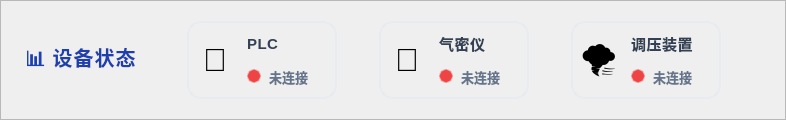
        <widget class="QFrame" name="statusBarFrame">
         <property name="minimumSize">
          <size>
           <width>0</width>
           <height>120</height>
          </size>
         </property>
         <property name="maximumSize">
          <size>
           <width>16777215</width>
           <height>120</height>
          </size>
         </property>
         <property name="styleSheet">
          <string notr="true">
QFrame#statusBarFrame {
    background: qlineargradient(x1:0, y1:0, x2:1, y2:0, 
        stop:0 #f8fafc, 
        stop:0.5 #ffffff,
        stop:1 #f8fafc);
    border-radius: 20px;
    border: 3px solid qlineargradient(x1:0, y1:0, x2:1, y2:0,
        stop:0 #e0e7ff,
        stop:0.5 #dbeafe,
        stop:1 #e0e7ff);
    box-shadow: 0 4px 12px rgba(0, 0, 0, 0.05);
}
          </string>
         </property>
         <property name="frameShape">
          <enum>QFrame::StyledPanel</enum>
         </property>
         <layout class="QHBoxLayout" name="statusBarLayout">
          <property name="spacing">
           <number>20</number>
          </property>
          <property name="leftMargin">
           <number>24</number>
          </property>
          <property name="topMargin">
           <number>20</number>
          </property>
          <property name="rightMargin">
           <number>24</number>
          </property>
          <property name="bottomMargin">
           <number>20</number>
          </property>
          <item>
           <widget class="QLabel" name="statusBarTitle">
            <property name="minimumSize">
             <size>
              <width>120</width>
              <height>0</height>
             </size>
            </property>
            <property name="styleSheet">
             <string notr="true">
font-size: 20px; 
font-weight: 800; 
color: #1e40af;
background: qlineargradient(x1:0, y1:0, x2:1, y2:0,
    stop:0 #3b82f6,
    stop:1 #2563eb);
-webkit-background-clip: text;
-webkit-text-fill-color: transparent;
letter-spacing: 1px;
             </string>
            </property>
            <property name="text">
             <string>📊 设备状态</string>
            </property>
           </widget>
          </item>
          <item>
           <widget class="Line" name="statusBarLine">
            <property name="minimumSize">
             <size>
              <width>2</width>
              <height>0</height>
             </size>
            </property>
            <property name="maximumSize">
             <size>
              <width>2</width>
              <height>16777215</height>
             </size>
            </property>
            <property name="styleSheet">
             <string notr="true">background: qlineargradient(x1:0, y1:0, x2:0, y2:1,
    stop:0 #dbeafe,
    stop:0.5 #93c5fd,
    stop:1 #dbeafe);
border-radius: 1px;</string>
            </property>
            <property name="orientation">
             <enum>Qt::Vertical</enum>
            </property>
           </widget>
          </item>
          <item>
           <widget class="QWidget" name="plcStatusBarWidget" native="true">
            <property name="minimumSize">
             <size>
              <width>150</width>
              <height>0</height>
             </size>
            </property>
            <property name="styleSheet">
             <string notr="true">
QWidget#plcStatusBarWidget {
    background: qlineargradient(x1:0, y1:0, x2:0, y2:1,
        stop:0 rgba(255, 255, 255, 0.8),
        stop:1 rgba(248, 250, 252, 0.8));
    border-radius: 14px;
    border: 2px solid rgba(226, 232, 240, 0.6);
    padding: 12px;
}
QWidget#plcStatusBarWidget:hover {
    background: qlineargradient(x1:0, y1:0, x2:0, y2:1,
        stop:0 rgba(255, 255, 255, 1),
        stop:1 rgba(239, 246, 255, 0.9));
    border: 2px solid rgba(147, 197, 253, 0.8);
}
             </string>
            </property>
            <layout class="QHBoxLayout" name="plcStatusBarLayout">
             <property name="spacing">
              <number>12</number>
             </property>
             <property name="leftMargin">
              <number>8</number>
             </property>
             <property name="topMargin">
              <number>8</number>
             </property>
             <property name="rightMargin">
              <number>8</number>
             </property>
             <property name="bottomMargin">
              <number>8</number>
             </property>
             <item>
              <widget class="QLabel" name="plcStatusBarIcon">
               <property name="minimumSize">
                <size>
                 <width>40</width>
                 <height>40</height>
                </size>
               </property>
               <property name="maximumSize">
                <size>
                 <width>40</width>
                 <height>40</height>
                </size>
               </property>
               <property name="styleSheet">
                <string notr="true">
font-size: 32px; 
background: transparent;
               </string>
               </property>
               <property name="text">
                <string>🔌</string>
               </property>
               <property name="alignment">
                <set>Qt::AlignCenter</set>
               </property>
              </widget>
             </item>
             <item>
              <layout class="QVBoxLayout" name="plcStatusBarVLayout">
               <property name="spacing">
                <number>4</number>
               </property>
               <item>
                <widget class="QLabel" name="plcStatusBarLabel">
                 <property name="styleSheet">
                  <string notr="true">
font-size: 15px; 
font-weight: 700; 
color: #334155; 
background: transparent;
letter-spacing: 0.5px;
                  </string>
                 </property>
                 <property name="text">
                  <string>PLC</string>
                 </property>
                </widget>
               </item>
               <item>
                <layout class="QHBoxLayout" name="plcStatusBarIndicatorLayout">
                 <property name="spacing">
                  <number>8</number>
                 </property>
                 <item>
                  <widget class="QLabel" name="plcStatusBarIndicator">
                   <property name="minimumSize">
                    <size>
                     <width>14</width>
                     <height>14</height>
                    </size>
                   </property>
                   <property name="maximumSize">
                    <size>
                     <width>14</width>
                     <height>14</height>
                    </size>
                   </property>
                   <property name="styleSheet">
                    <string notr="true">
background-color: #ef4444; 
border-radius: 7px;
border: 2px solid rgba(239, 68, 68, 0.3);
                    </string>
                   </property>
                   <property name="text">
                    <string/>
                   </property>
                  </widget>
                 </item>
                 <item>
                  <widget class="QLabel" name="plcStatusBarText">
                   <property name="styleSheet">
                    <string notr="true">
font-size: 13px; 
font-weight: 600;
color: #64748b; 
background: transparent;
                    </string>
                   </property>
                   <property name="text">
                    <string>未连接</string>
                   </property>
                  </widget>
                 </item>
                </layout>
               </item>
              </layout>
             </item>
            </layout>
           </widget>
          </item>
          <item>
           <widget class="Line" name="statusBarLine2">
            <property name="minimumSize">
             <size>
              <width>2</width>
              <height>0</height>
             </size>
            </property>
            <property name="maximumSize">
             <size>
              <width>2</width>
              <height>16777215</height>
             </size>
            </property>
            <property name="styleSheet">
             <string notr="true">background: qlineargradient(x1:0, y1:0, x2:0, y2:1,
    stop:0 #dbeafe,
    stop:0.5 #93c5fd,
    stop:1 #dbeafe);
border-radius: 1px;</string>
            </property>
            <property name="orientation">
             <enum>Qt::Vertical</enum>
            </property>
           </widget>
          </item>
          <item>
           <widget class="QWidget" name="airStatusBarWidget" native="true">
            <property name="minimumSize">
             <size>
              <width>150</width>
              <height>0</height>
             </size>
            </property>
            <property name="styleSheet">
             <string notr="true">
QWidget#airStatusBarWidget {
    background: qlineargradient(x1:0, y1:0, x2:0, y2:1,
        stop:0 rgba(255, 255, 255, 0.8),
        stop:1 rgba(248, 250, 252, 0.8));
    border-radius: 14px;
    border: 2px solid rgba(226, 232, 240, 0.6);
    padding: 12px;
}
QWidget#airStatusBarWidget:hover {
    background: qlineargradient(x1:0, y1:0, x2:0, y2:1,
        stop:0 rgba(255, 255, 255, 1),
        stop:1 rgba(239, 246, 255, 0.9));
    border: 2px solid rgba(147, 197, 253, 0.8);
}
             </string>
            </property>
            <layout class="QHBoxLayout" name="airStatusBarLayout">
             <property name="spacing">
              <number>12</number>
             </property>
             <property name="leftMargin">
              <number>8</number>
             </property>
             <property name="topMargin">
              <number>8</number>
             </property>
             <property name="rightMargin">
              <number>8</number>
             </property>
             <property name="bottomMargin">
              <number>8</number>
             </property>
             <item>
              <widget class="QLabel" name="airStatusBarIcon">
               <property name="minimumSize">
                <size>
                 <width>40</width>
                 <height>40</height>
                </size>
               </property>
               <property name="maximumSize">
                <size>
                 <width>40</width>
                 <height>40</height>
                </size>
               </property>
               <property name="styleSheet">
                <string notr="true">
font-size: 32px; 
background: transparent;
               </string>
               </property>
               <property name="text">
                <string>💨</string>
               </property>
               <property name="alignment">
                <set>Qt::AlignCenter</set>
               </property>
              </widget>
             </item>
             <item>
              <layout class="QVBoxLayout" name="airStatusBarVLayout">
               <property name="spacing">
                <number>4</number>
               </property>
               <item>
                <widget class="QLabel" name="airStatusBarLabel">
                 <property name="styleSheet">
                  <string notr="true">
font-size: 15px; 
font-weight: 700; 
color: #334155; 
background: transparent;
letter-spacing: 0.5px;
                  </string>
                 </property>
                 <property name="text">
                  <string>气密仪</string>
                 </property>
                </widget>
               </item>
               <item>
                <layout class="QHBoxLayout" name="airStatusBarIndicatorLayout">
                 <property name="spacing">
                  <number>8</number>
                 </property>
                 <item>
                  <widget class="QLabel" name="airStatusBarIndicator">
                   <property name="minimumSize">
                    <size>
                     <width>14</width>
                     <height>14</height>
                    </size>
                   </property>
                   <property name="maximumSize">
                    <size>
                     <width>14</width>
                     <height>14</height>
                    </size>
                   </property>
                   <property name="styleSheet">
                    <string notr="true">
background-color: #ef4444; 
border-radius: 7px;
border: 2px solid rgba(239, 68, 68, 0.3);
                    </string>
                   </property>
                   <property name="text">
                    <string/>
                   </property>
                  </widget>
                 </item>
                 <item>
                  <widget class="QLabel" name="airStatusBarText">
                   <property name="styleSheet">
                    <string notr="true">
font-size: 13px; 
font-weight: 600;
color: #64748b; 
background: transparent;
                    </string>
                   </property>
                   <property name="text">
                    <string>未连接</string>
                   </property>
                  </widget>
                 </item>
                </layout>
               </item>
              </layout>
             </item>
            </layout>
           </widget>
          </item>
          <item>
           <widget class="Line" name="statusBarLine3">
            <property name="minimumSize">
             <size>
              <width>2</width>
              <height>0</height>
             </size>
            </property>
            <property name="maximumSize">
             <size>
              <width>2</width>
              <height>16777215</height>
             </size>
            </property>
            <property name="styleSheet">
             <string notr="true">background: qlineargradient(x1:0, y1:0, x2:0, y2:1,
    stop:0 #dbeafe,
    stop:0.5 #93c5fd,
    stop:1 #dbeafe);
border-radius: 1px;</string>
            </property>
            <property name="orientation">
             <enum>Qt::Vertical</enum>
            </property>
           </widget>
          </item>
          <item>
           <widget class="QWidget" name="pressureStatusBarWidget" native="true">
            <property name="minimumSize">
             <size>
              <width>150</width>
              <height>0</height>
             </size>
            </property>
            <property name="styleSheet">
             <string notr="true">
QWidget#pressureStatusBarWidget {
    background: qlineargradient(x1:0, y1:0, x2:0, y2:1,
        stop:0 rgba(255, 255, 255, 0.8),
        stop:1 rgba(248, 250, 252, 0.8));
    border-radius: 14px;
    border: 2px solid rgba(226, 232, 240, 0.6);
    padding: 12px;
}
QWidget#pressureStatusBarWidget:hover {
    background: qlineargradient(x1:0, y1:0, x2:0, y2:1,
        stop:0 rgba(255, 255, 255, 1),
        stop:1 rgba(239, 246, 255, 0.9));
    border: 2px solid rgba(147, 197, 253, 0.8);
}
             </string>
            </property>
            <layout class="QHBoxLayout" name="pressureStatusBarLayout">
             <property name="spacing">
              <number>12</number>
             </property>
             <property name="leftMargin">
              <number>8</number>
             </property>
             <property name="topMargin">
              <number>8</number>
             </property>
             <property name="rightMargin">
              <number>8</number>
             </property>
             <property name="bottomMargin">
              <number>8</number>
             </property>
             <item>
              <widget class="QLabel" name="pressureStatusBarIcon">
               <property name="minimumSize">
                <size>
                 <width>40</width>
                 <height>40</height>
                </size>
               </property>
               <property name="maximumSize">
                <size>
                 <width>40</width>
                 <height>40</height>
                </size>
               </property>
               <property name="styleSheet">
                <string notr="true">
font-size: 32px; 
background: transparent;
               </string>
               </property>
               <property name="text">
                <string>🌪️</string>
               </property>
               <property name="alignment">
                <set>Qt::AlignCenter</set>
               </property>
              </widget>
             </item>
             <item>
              <layout class="QVBoxLayout" name="pressureStatusBarVLayout">
               <property name="spacing">
                <number>4</number>
               </property>
               <item>
                <widget class="QLabel" name="pressureStatusBarLabel">
                 <property name="styleSheet">
                  <string notr="true">
font-size: 15px; 
font-weight: 700; 
color: #334155; 
background: transparent;
letter-spacing: 0.5px;
                  </string>
                 </property>
                 <property name="text">
                  <string>调压装置</string>
                 </property>
                </widget>
               </item>
               <item>
                <layout class="QHBoxLayout" name="pressureStatusBarIndicatorLayout">
                 <property name="spacing">
                  <number>8</number>
                 </property>
                 <item>
                  <widget class="QLabel" name="pressureStatusBarIndicator">
                   <property name="minimumSize">
                    <size>
                     <width>14</width>
                     <height>14</height>
                    </size>
                   </property>
                   <property name="maximumSize">
                    <size>
                     <width>14</width>
                     <height>14</height>
                    </size>
                   </property>
                   <property name="styleSheet">
                    <string notr="true">
background-color: #ef4444; 
border-radius: 7px;
border: 2px solid rgba(239, 68, 68, 0.3);
                    </string>
                   </property>
                   <property name="text">
                    <string/>
                   </property>
                  </widget>
                 </item>
                 <item>
                  <widget class="QLabel" name="pressureStatusBarText">
                   <property name="styleSheet">
                    <string notr="true">
font-size: 13px; 
font-weight: 600;
color: #64748b; 
background: transparent;
                    </string>
                   </property>
                   <property name="text">
                    <string>未连接</string>
                   </property>
                  </widget>
                 </item>
                </layout>
               </item>
              </layout>
             </item>
            </layout>
           </widget>
          </item>
          <item>
           <spacer name="statusBarSpacer">
            <property name="orientation">
             <enum>Qt::Horizontal</enum>
            </property>
            <property name="sizeHint" stdset="0">
             <size>
              <width>40</width>
              <height>20</height>
             </size>
            </property>
           </spacer>
          </item>
         </layout>
        </widget>
